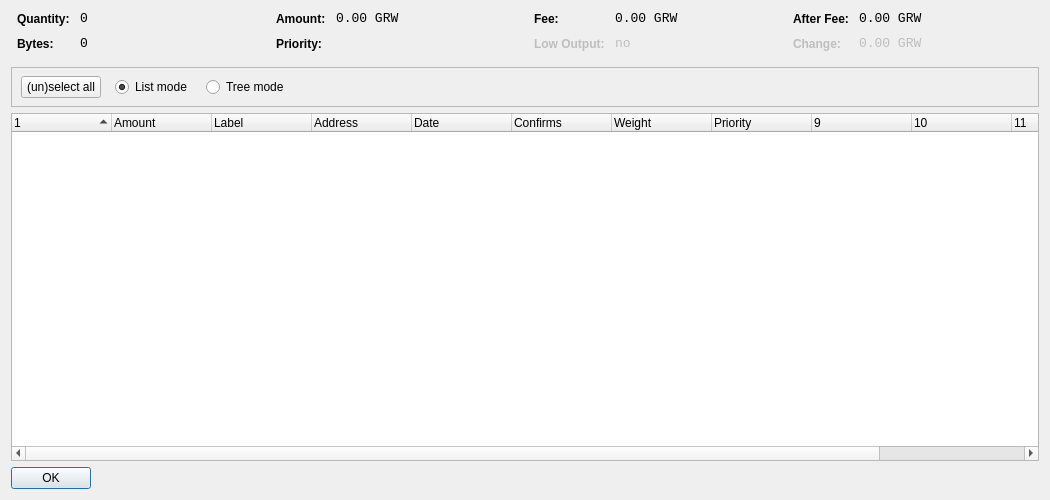
<?xml version="1.0" encoding="UTF-8"?>
<ui version="4.0">
 <class>CoinControlDialog</class>
 <widget class="QDialog" name="CoinControlDialog">
  <property name="geometry">
   <rect>
    <x>0</x>
    <y>0</y>
    <width>1050</width>
    <height>500</height>
   </rect>
  </property>
  <property name="windowTitle">
   <string>Coin Control</string>
  </property>
  <layout class="QVBoxLayout" name="verticalLayout">
   <item>
    <layout class="QHBoxLayout" name="horizontalLayoutTop" stretch="0,0,0,0">
     <property name="topMargin">
      <number>0</number>
     </property>
     <property name="bottomMargin">
      <number>10</number>
     </property>
     <item>
      <layout class="QFormLayout" name="formLayoutCoinControl1">
       <property name="horizontalSpacing">
        <number>10</number>
       </property>
       <property name="verticalSpacing">
        <number>10</number>
       </property>
       <property name="leftMargin">
        <number>6</number>
       </property>
       <property name="rightMargin">
        <number>6</number>
       </property>
       <item row="0" column="0">
        <widget class="QLabel" name="labelCoinControlQuantityText">
         <property name="styleSheet">
          <string notr="true">font-weight:bold;</string>
         </property>
         <property name="text">
          <string>Quantity:</string>
         </property>
        </widget>
       </item>
       <item row="0" column="1">
        <widget class="QLabel" name="labelCoinControlQuantity">
         <property name="font">
          <font>
           <family>Monospace</family>
           <pointsize>10</pointsize>
          </font>
         </property>
         <property name="cursor">
          <cursorShape>IBeamCursor</cursorShape>
         </property>
         <property name="contextMenuPolicy">
          <enum>Qt::ActionsContextMenu</enum>
         </property>
         <property name="text">
          <string>0</string>
         </property>
         <property name="textInteractionFlags">
          <set>Qt::LinksAccessibleByMouse|Qt::TextSelectableByKeyboard|Qt::TextSelectableByMouse</set>
         </property>
        </widget>
       </item>
       <item row="1" column="0">
        <widget class="QLabel" name="labelCoinControlBytesText">
         <property name="styleSheet">
          <string notr="true">font-weight:bold;</string>
         </property>
         <property name="text">
          <string>Bytes:</string>
         </property>
        </widget>
       </item>
       <item row="1" column="1">
        <widget class="QLabel" name="labelCoinControlBytes">
         <property name="font">
          <font>
           <family>Monospace</family>
           <pointsize>10</pointsize>
          </font>
         </property>
         <property name="cursor">
          <cursorShape>IBeamCursor</cursorShape>
         </property>
         <property name="contextMenuPolicy">
          <enum>Qt::ActionsContextMenu</enum>
         </property>
         <property name="text">
          <string>0</string>
         </property>
         <property name="textInteractionFlags">
          <set>Qt::LinksAccessibleByMouse|Qt::TextSelectableByKeyboard|Qt::TextSelectableByMouse</set>
         </property>
        </widget>
       </item>
      </layout>
     </item>
     <item>
      <layout class="QFormLayout" name="formLayoutCoinControl2">
       <property name="horizontalSpacing">
        <number>10</number>
       </property>
       <property name="verticalSpacing">
        <number>10</number>
       </property>
       <property name="leftMargin">
        <number>6</number>
       </property>
       <property name="rightMargin">
        <number>6</number>
       </property>
       <item row="0" column="0">
        <widget class="QLabel" name="labelCoinControlAmountText">
         <property name="styleSheet">
          <string notr="true">font-weight:bold;</string>
         </property>
         <property name="text">
          <string>Amount:</string>
         </property>
        </widget>
       </item>
       <item row="0" column="1">
        <widget class="QLabel" name="labelCoinControlAmount">
         <property name="font">
          <font>
           <family>Monospace</family>
           <pointsize>10</pointsize>
          </font>
         </property>
         <property name="cursor">
          <cursorShape>IBeamCursor</cursorShape>
         </property>
         <property name="contextMenuPolicy">
          <enum>Qt::ActionsContextMenu</enum>
         </property>
         <property name="text">
          <string>0.00 GRW</string>
         </property>
         <property name="textInteractionFlags">
          <set>Qt::LinksAccessibleByMouse|Qt::TextSelectableByKeyboard|Qt::TextSelectableByMouse</set>
         </property>
        </widget>
       </item>
       <item row="1" column="0">
        <widget class="QLabel" name="labelCoinControlPriorityText">
         <property name="styleSheet">
          <string notr="true">font-weight:bold;</string>
         </property>
         <property name="text">
          <string>Priority:</string>
         </property>
        </widget>
       </item>
       <item row="1" column="1">
        <widget class="QLabel" name="labelCoinControlPriority">
         <property name="font">
          <font>
           <family>Monospace</family>
           <pointsize>10</pointsize>
          </font>
         </property>
         <property name="cursor">
          <cursorShape>IBeamCursor</cursorShape>
         </property>
         <property name="contextMenuPolicy">
          <enum>Qt::ActionsContextMenu</enum>
         </property>
         <property name="text">
          <string/>
         </property>
         <property name="textInteractionFlags">
          <set>Qt::LinksAccessibleByMouse|Qt::TextSelectableByKeyboard|Qt::TextSelectableByMouse</set>
         </property>
        </widget>
       </item>
      </layout>
     </item>
     <item>
      <layout class="QFormLayout" name="formLayoutCoinControl3">
       <property name="horizontalSpacing">
        <number>10</number>
       </property>
       <property name="verticalSpacing">
        <number>10</number>
       </property>
       <property name="leftMargin">
        <number>6</number>
       </property>
       <property name="rightMargin">
        <number>6</number>
       </property>
       <item row="0" column="0">
        <widget class="QLabel" name="labelCoinControlFeeText">
         <property name="styleSheet">
          <string notr="true">font-weight:bold;</string>
         </property>
         <property name="text">
          <string>Fee:</string>
         </property>
        </widget>
       </item>
       <item row="0" column="1">
        <widget class="QLabel" name="labelCoinControlFee">
         <property name="font">
          <font>
           <family>Monospace</family>
           <pointsize>10</pointsize>
          </font>
         </property>
         <property name="cursor">
          <cursorShape>IBeamCursor</cursorShape>
         </property>
         <property name="contextMenuPolicy">
          <enum>Qt::ActionsContextMenu</enum>
         </property>
         <property name="text">
          <string>0.00 GRW</string>
         </property>
         <property name="textInteractionFlags">
          <set>Qt::LinksAccessibleByMouse|Qt::TextSelectableByKeyboard|Qt::TextSelectableByMouse</set>
         </property>
        </widget>
       </item>
       <item row="1" column="0">
        <widget class="QLabel" name="labelCoinControlLowOutputText">
         <property name="enabled">
          <bool>false</bool>
         </property>
         <property name="styleSheet">
          <string notr="true">font-weight:bold;</string>
         </property>
         <property name="text">
          <string>Low Output:</string>
         </property>
        </widget>
       </item>
       <item row="1" column="1">
        <widget class="QLabel" name="labelCoinControlLowOutput">
         <property name="enabled">
          <bool>false</bool>
         </property>
         <property name="font">
          <font>
           <family>Monospace</family>
           <pointsize>10</pointsize>
          </font>
         </property>
         <property name="cursor">
          <cursorShape>IBeamCursor</cursorShape>
         </property>
         <property name="contextMenuPolicy">
          <enum>Qt::ActionsContextMenu</enum>
         </property>
         <property name="text">
          <string>no</string>
         </property>
         <property name="textInteractionFlags">
          <set>Qt::LinksAccessibleByMouse|Qt::TextSelectableByKeyboard|Qt::TextSelectableByMouse</set>
         </property>
        </widget>
       </item>
      </layout>
     </item>
     <item>
      <layout class="QFormLayout" name="formLayoutCoinControl4">
       <property name="horizontalSpacing">
        <number>10</number>
       </property>
       <property name="verticalSpacing">
        <number>10</number>
       </property>
       <property name="leftMargin">
        <number>6</number>
       </property>
       <property name="rightMargin">
        <number>6</number>
       </property>
       <item row="0" column="0">
        <widget class="QLabel" name="labelCoinControlAfterFeeText">
         <property name="styleSheet">
          <string notr="true">font-weight:bold;</string>
         </property>
         <property name="text">
          <string>After Fee:</string>
         </property>
        </widget>
       </item>
       <item row="0" column="1">
        <widget class="QLabel" name="labelCoinControlAfterFee">
         <property name="font">
          <font>
           <family>Monospace</family>
           <pointsize>10</pointsize>
          </font>
         </property>
         <property name="cursor">
          <cursorShape>IBeamCursor</cursorShape>
         </property>
         <property name="contextMenuPolicy">
          <enum>Qt::ActionsContextMenu</enum>
         </property>
         <property name="text">
          <string>0.00 GRW</string>
         </property>
         <property name="textInteractionFlags">
          <set>Qt::LinksAccessibleByMouse|Qt::TextSelectableByKeyboard|Qt::TextSelectableByMouse</set>
         </property>
        </widget>
       </item>
       <item row="1" column="0">
        <widget class="QLabel" name="labelCoinControlChangeText">
         <property name="enabled">
          <bool>false</bool>
         </property>
         <property name="styleSheet">
          <string notr="true">font-weight:bold;</string>
         </property>
         <property name="text">
          <string>Change:</string>
         </property>
        </widget>
       </item>
       <item row="1" column="1">
        <widget class="QLabel" name="labelCoinControlChange">
         <property name="enabled">
          <bool>false</bool>
         </property>
         <property name="font">
          <font>
           <family>Monospace</family>
           <pointsize>10</pointsize>
          </font>
         </property>
         <property name="cursor">
          <cursorShape>IBeamCursor</cursorShape>
         </property>
         <property name="contextMenuPolicy">
          <enum>Qt::ActionsContextMenu</enum>
         </property>
         <property name="text">
          <string>0.00 GRW</string>
         </property>
         <property name="textInteractionFlags">
          <set>Qt::LinksAccessibleByMouse|Qt::TextSelectableByKeyboard|Qt::TextSelectableByMouse</set>
         </property>
        </widget>
       </item>
      </layout>
     </item>
    </layout>
   </item>
   <item>
    <widget class="QFrame" name="frame">
     <property name="minimumSize">
      <size>
       <width>0</width>
       <height>40</height>
      </size>
     </property>
     <property name="frameShape">
      <enum>QFrame::StyledPanel</enum>
     </property>
     <property name="frameShadow">
      <enum>QFrame::Sunken</enum>
     </property>
     <widget class="QWidget" name="horizontalLayoutWidget">
      <property name="geometry">
       <rect>
        <x>10</x>
        <y>0</y>
        <width>781</width>
        <height>41</height>
       </rect>
      </property>
      <layout class="QHBoxLayout" name="horizontalLayoutPanel" stretch="0,0,0,0">
       <property name="spacing">
        <number>14</number>
       </property>
       <item>
        <widget class="QPushButton" name="pushButtonSelectAll">
         <property name="sizePolicy">
          <sizepolicy hsizetype="Maximum" vsizetype="Fixed">
           <horstretch>0</horstretch>
           <verstretch>0</verstretch>
          </sizepolicy>
         </property>
         <property name="text">
          <string>(un)select all</string>
         </property>
        </widget>
       </item>
       <item>
        <widget class="QRadioButton" name="radioListMode">
         <property name="sizePolicy">
          <sizepolicy hsizetype="Maximum" vsizetype="Fixed">
           <horstretch>0</horstretch>
           <verstretch>0</verstretch>
          </sizepolicy>
         </property>
         <property name="text">
          <string>List mode</string>
         </property>
         <property name="checked">
          <bool>true</bool>
         </property>
        </widget>
       </item>
       <item>
        <widget class="QRadioButton" name="radioTreeMode">
         <property name="sizePolicy">
          <sizepolicy hsizetype="Maximum" vsizetype="Fixed">
           <horstretch>0</horstretch>
           <verstretch>0</verstretch>
          </sizepolicy>
         </property>
         <property name="text">
          <string>Tree mode</string>
         </property>
        </widget>
       </item>
       <item>
        <spacer name="horizontalSpacer">
         <property name="orientation">
          <enum>Qt::Horizontal</enum>
         </property>
         <property name="sizeHint" stdset="0">
          <size>
           <width>40</width>
           <height>20</height>
          </size>
         </property>
        </spacer>
       </item>
      </layout>
     </widget>
    </widget>
   </item>
   <item>
    <widget class="CoinControlTreeWidget" name="treeWidget">
     <property name="contextMenuPolicy">
      <enum>Qt::CustomContextMenu</enum>
     </property>
     <property name="sortingEnabled">
      <bool>false</bool>
     </property>
     <property name="columnCount">
      <number>12</number>
     </property>
     <attribute name="headerShowSortIndicator" stdset="0">
      <bool>true</bool>
     </attribute>
     <attribute name="headerStretchLastSection">
      <bool>false</bool>
     </attribute>
     <column>
      <property name="text">
       <string/>
      </property>
     </column>
     <column>
      <property name="text">
       <string>Amount</string>
      </property>
     </column>
     <column>
      <property name="text">
       <string notr="true">Label</string>
      </property>
     </column>
     <column>
      <property name="text">
       <string>Address</string>
      </property>
     </column>
     <column>
      <property name="text">
       <string>Date</string>
      </property>
     </column>
     <column>
      <property name="text">
       <string>Confirms</string>
      </property>
      <property name="toolTip">
       <string>Confirmed</string>
      </property>
     </column>
     <column>
      <property name="text">
       <string>Weight</string>
      </property>
     </column>
     <column>
      <property name="text">
       <string>Priority</string>
      </property>
     </column>
     <column>
      <property name="text">
       <string/>
      </property>
     </column>
     <column>
      <property name="text">
       <string/>
      </property>
     </column>
     <column>
      <property name="text">
       <string/>
      </property>
     </column>
     <column>
      <property name="text">
       <string/>
      </property>
     </column>
    </widget>
   </item>
   <item>
    <widget class="QDialogButtonBox" name="buttonBox">
     <property name="sizePolicy">
      <sizepolicy hsizetype="Maximum" vsizetype="Fixed">
       <horstretch>0</horstretch>
       <verstretch>0</verstretch>
      </sizepolicy>
     </property>
     <property name="orientation">
      <enum>Qt::Horizontal</enum>
     </property>
     <property name="standardButtons">
      <set>QDialogButtonBox::Ok</set>
     </property>
    </widget>
   </item>
  </layout>
 </widget>
 <customwidgets>
  <customwidget>
   <class>CoinControlTreeWidget</class>
   <extends>QTreeWidget</extends>
   <header>coincontroltreewidget.h</header>
  </customwidget>
 </customwidgets>
 <resources/>
 <connections/>
</ui>
